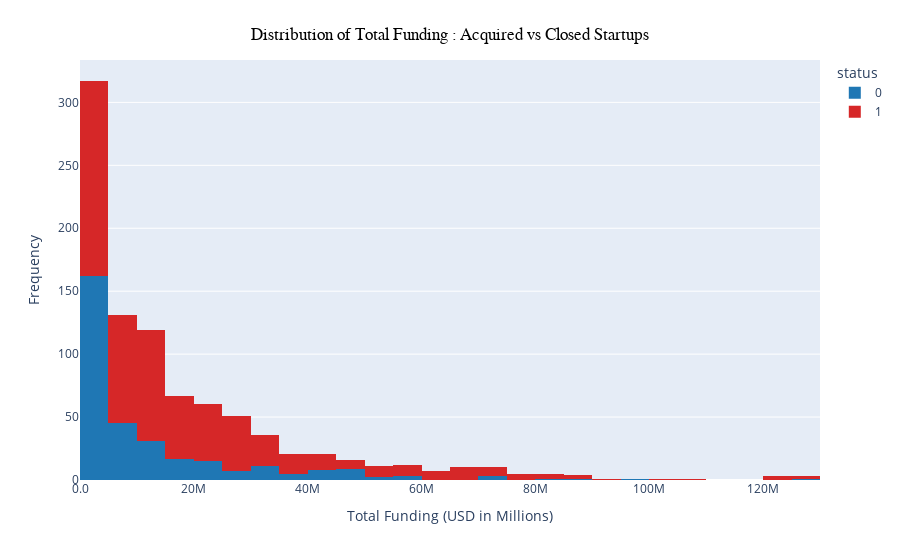

Notebook code for this chart:
### Markdown cell above
##### **What is the average total funding for startups that successfully get acquired VS those that close?**

### Code cell
# Define a list of pastel color codes
colors = ['#1f77b4', '#d62728']

# Filter out extreme outliers from the data
max_value = data_df['funding_total_usd'].quantile(0.99)  # Define a threshold (e.g., 99th percentile)
filtered_data = data_df[data_df['funding_total_usd'] < max_value]

# Create a histogram with the filtered data
fig = px.histogram(data_frame=filtered_data, x='funding_total_usd', color='status',
                   labels={'funding_total_usd': 'Total Funding (USD in Millions)'},
                   color_discrete_sequence=colors)  
                   
# Update layout for better visualization
fig.update_layout(
    title={
        'text': 'Distribution of Total Funding : Acquired vs Closed Startups',
        'y': 0.95,  # You can adjust this for vertical position
        'x': 0.5,  # You can adjust this for horizontal position
        'xanchor': 'center',
        'yanchor': 'top',
        'font': {
            'size': 17,
            'color': 'black',  # You can change the color if you want
            'family': 'Arial, sans-serif', # You can change the font family if you want
        },
    },
    xaxis_title='Total Funding (USD in Millions)',
    yaxis_title='Frequency',
)
# Format the x-axis tick labels to display values in millions
fig.update_xaxes(tickformat=".2s", exponentformat="none")

# Show the figure
fig.show()

### Figure 1 — Plotly figure (JSON) as saved in the notebook; plotly's stock layout.template omitted (floating-point values rounded to 4 significant figures; data arrays with more than 128 entries replaced by an {"elided": "..."} marker saying what was removed)
{"data": [{"alignmentgroup": "True", "bingroup": "x", "hovertemplate": "status=0<br>Total Funding (USD in Millions)=%{x}<br>count=%{y}<extra></extra>", "legendgroup": "0", "marker": {"color": "#1f77b4", "pattern": {"shape": ""}}, "name": "0", "offsetgroup": "0", "orientation": "v", "showlegend": true, "type": "histogram", "x": {"elided": "322 int values"}, "xaxis": "x", "yaxis": "y"}, {"alignmentgroup": "True", "bingroup": "x", "hovertemplate": "status=1<br>Total Funding (USD in Millions)=%{x}<br>count=%{y}<extra></extra>", "legendgroup": "1", "marker": {"color": "#d62728", "pattern": {"shape": ""}}, "name": "1", "offsetgroup": "1", "orientation": "v", "showlegend": true, "type": "histogram", "x": {"elided": "591 int values"}, "xaxis": "x", "yaxis": "y"}], "layout": {"barmode": "relative", "legend": {"title": {"text": "status"}, "tracegroupgap": 0}, "margin": {"t": 60}, "title": {"font": {"color": "black", "family": "Arial, sans-serif", "size": 17}, "text": "Distribution of Total Funding : Acquired vs Closed Startups", "x": 0.5, "xanchor": "center", "y": 0.95, "yanchor": "top"}, "xaxis": {"anchor": "y", "domain": [0, 1], "exponentformat": "none", "tickformat": ".2s", "title": {"text": "Total Funding (USD in Millions)"}}, "yaxis": {"anchor": "x", "domain": [0, 1], "title": {"text": "Frequency"}}}}
